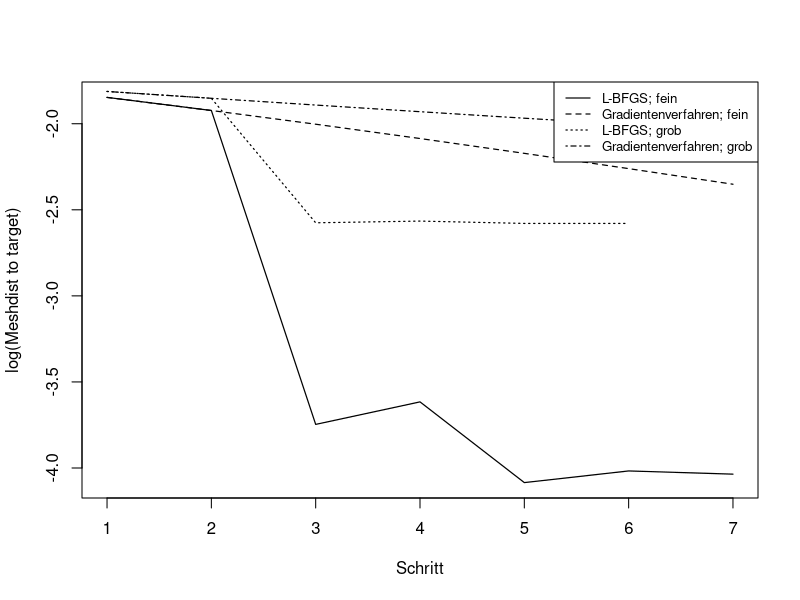

Reproduce this figure in R.

#########################################
# ZWEITER PLOT; LOG MESHDISTANCES CIRCLE#
#########################################

circle_gradient_meshdist <- log(c(0.16323917917634417,
                              0.15687729649269982,
                              0.15083731060173977,
                              0.14512292196290075,
                              0.1397343785294206,
                              0.1346895393893655,
                              0.12998461916900939
))

circle_bfgs_meshdist <- log(c(0.16323917917634417,
                          0.15687729649269982,
                          0.07610595521928065,
                          0.07687091383766395,
                          0.07583622747922938,
                          0.07583622747922938
))

circle_bfgs_meshdist_fine <- log(c(0.15768581328359355,
                                      0.14614827967277305,
                                      0.023594121289522662,
                                      0.026891398485430495,
                                      0.016825091174837197,
                                      0.018003451756615562,
                                      0.01767085353289591
))

circle_gradient_meshdist_fine <- log(c(0.15768581328359355,
                                   0.14614827967277305,
                                   0.13494986490476446,
                                   0.12418610256324535,
                                   0.11393433125129507,
                                   0.10426368410541428,
                                   0.09521880143459831
))


plot(circle_bfgs_meshdist_fine, type = "l", lty = 1, lwd = 1.2, xlab = "Schritt", ylab = "log(Meshdist to target)")
lines(circle_gradient_meshdist_fine, type = "l", lty = 2, lwd = 1.2, col = "black")
lines(circle_bfgs_meshdist, type = "l", lty = 3, lwd = 1.2, col = "black")
lines(circle_gradient_meshdist, type = "l", lty = 4, lwd = 1.2, col = "black")
legend("topright", legend = c("L-BFGS; fein",
                              "Gradientenverfahren; fein",
                              "L-BFGS; grob",
                              "Gradientenverfahren; grob"),
       box.lty = 1, cex = 0.8, lty = c(1, 2, 3, 4), col = c("black", "black", "black", "black"), lwd = c(1.2, 1.2, 1.2, 1.2))

